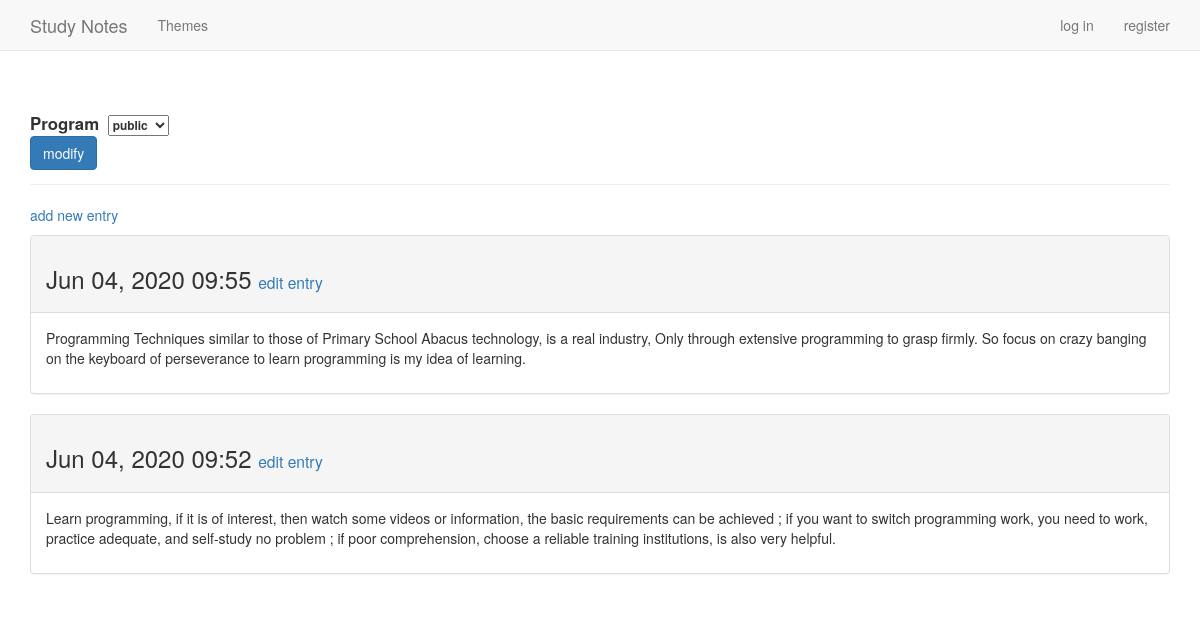
The page /topic/4/ on the database its author committed.
### learning_logs/models.py (models this page shows, shortened)
class Topic(models.Model):
    text = models.CharField(max_length=200)
    date_added = models.DateTimeField(auto_now_add=True)
    public = models.BooleanField(default=False)  # 是否公开主题
    owner = models.ForeignKey(User, on_delete=models.CASCADE)  # 若执行删除，将以级联的方式进行
    def __str__(self):
        return self.text

class Entry(models.Model):
    topic = models.ForeignKey(Topic, on_delete=models.CASCADE)  # 外键实例，删除是以级联的方式
    text = models.TextField()
    date_added = models.DateTimeField(auto_now_add=True)  # 自动添加当前时间戳
    class Meta:
        verbose_name_plural = 'entries'  # 详细的多个条目名

### learning_logs/views.py (the view)
# urls.py: re_path(r'^topic/(?P<topic_id>\d+)/$', views.topic, name='topic'),  # 其中的正则相当于分组捕获，将值存至topic_id中
def topic(request, topic_id):
    topic_single = get_object_or_404(Topic, id=topic_id)
    check_topic_public(request, topic_single)
    entries = topic_single.entry_set.order_by('-date_added')  # 减号指定按照降序排序
    context = {'topic': topic_single, 'entries': entries}  # 数据环境字典
    return render(request, 'learning_logs/topic.html', context)

### learning_logs/tools.py (called while the page is built)
def check_topic_public(request, topic):
    if topic.public:
        pass
    else:
        check_topic_owner(request, topic)

### learning_logs/templates/learning_logs/topic.html (shortened to what this page needs)
{% extends 'learning_logs/base.html' %}
{% load bootstrap3 %}
{% block header %}
      <form action="{% url 'learning_logs:whether_public' topic.id %}" method="post" class="form">
        <label>
	        <big>{{ topic }}&nbsp;</big>
	        <small>
	          <select name="public">
		          {% if topic.public %}
		            <option value={{ topic.public}}>public</option>
		          {% else %}
			          <option value={{ topic.public}}>private</option>
		          {% endif %}
				    </select>
	        </small>
        {% buttons %}
	        <br>
	        <button name="submit" class="btn btn-primary">modify</button>
        {% endbuttons %}
        </label>
      </form>
{% endblock header %}
{% block content %}
  <p>
    <a href="{% url 'learning_logs:new_entry' topic.id %}">add new entry</a>
  </p>
    {% for entry in entries %}
      <div class="panel panel-default">
        <div class="panel-heading">
					<h3>
						{{ entry.date_added | date:'M d, Y H:i' }}
						<small>
							<a href="{% url 'learning_logs:edit_entry' entry.id %}">edit entry</a>
						</small>
					</h3>
        </div>
	      <div class="panel-body">
		      {{ entry.text | linebreaks }}
	      </div>
      </div>
    {% empty %}
          There are no entries for this topic yet.
    {% endfor %}
{% endblock content %}

### learning_logs/templates/learning_logs/base.html (shortened to what this page needs)
{% load bootstrap3%}
<!DOCTYPE html>
<html lang="en">
	<head>
		{% bootstrap_css %}
	</head>
	<body>
		<nav class="navbar navbar-default navbar-static-top">
			<div class="container">
				<div class="navbar-header">
					<a class="navbar-brand" href="{% url 'learning_logs:index' %}">Study Notes</a>
				</div>
				<div id="navbar" class="navbar-collapse collapse">
					<ul class="nav navbar-nav">
						<li> <a href="{% url 'learning_logs:topics' %}">Themes</a> </li>
					</ul>
					<ul class="nav navbar-nav navbar-right">
						{% if user.is_authenticated %}
						<li><a>Hi, {{ user.username }}, welcome!</a></li>
							<li><a href="{% url 'users:logout' %}">log out</a> </li>
						{% else %}
							<li><a href="{% url 'users:login' %}">log in</a> </li>
							<li><a href="{% url 'users:register' %}">register</a> </li>
						{% endif %}
					</ul>
				</div>
			</div>
		</nav>
		<div class="container">
			<div class="page-header">
				{% block header %}{% endblock header %}
			</div>
			<div>
				{% block content %}{% endblock content %}
			</div>
		</div>
	</body>
</html>

### rows shown on the page
Topic: text "Program", public "public"
Entry: date_added "Jun 04, 2020 09:55", text "Programming Techniques similar to those of Primary School Abacus technology, is a real industry, Only through extensive programming to grasp firmly. So focus on crazy banging on the keyboard of perseverance to learn programming is my idea of learning."
Entry: date_added "Jun 04, 2020 09:52", text "Learn programming, if it is of interest, then watch some videos or information, the basic requirements can be achieved ; if you want to switch programming work, you need to work, practice adequate, and self-study no problem ; if poor comprehension, choose a reliable training institutions, is also very helpful."
